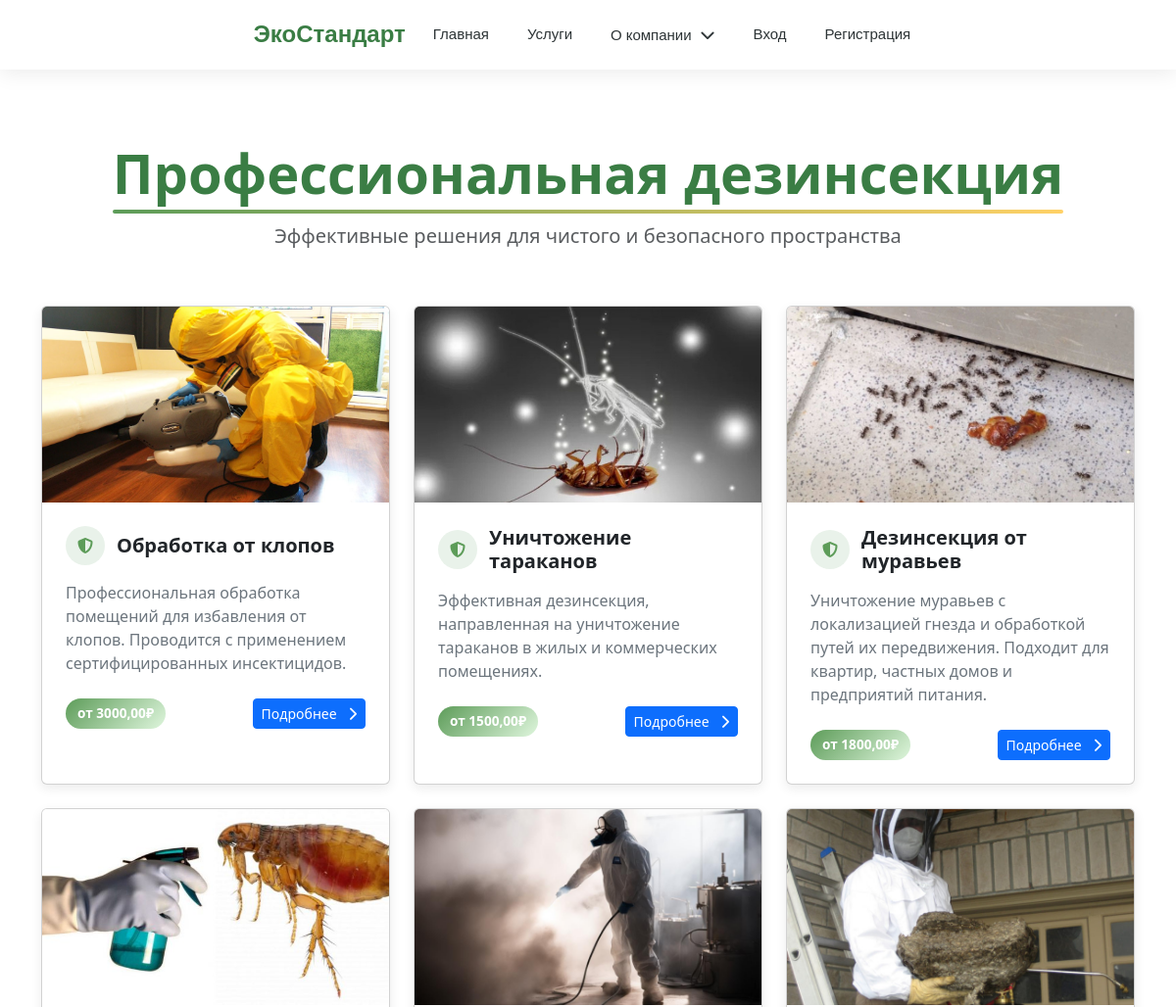
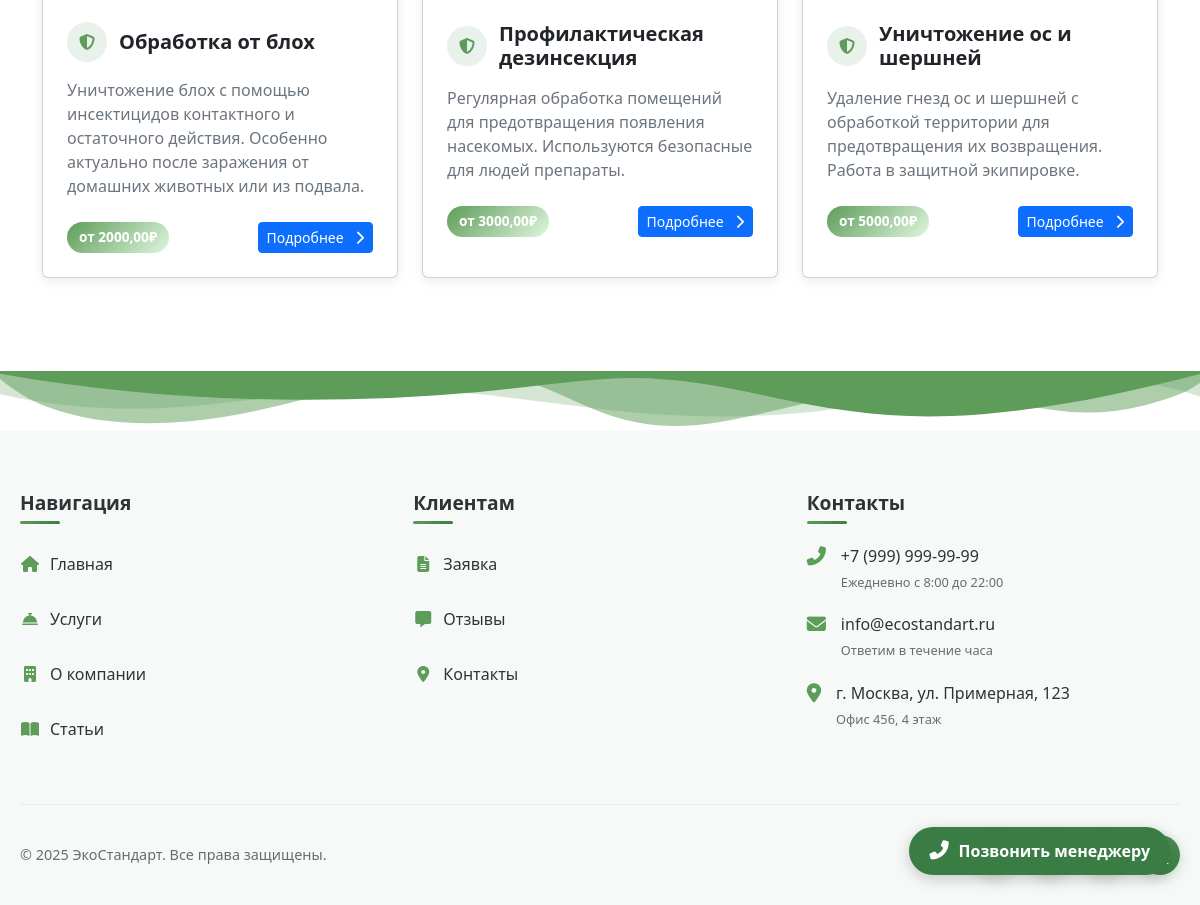
Page /accounts/services/ on the committed database (2 pictures, top to bottom).
### accounts/models.py (models this page shows, shortened)
class Service(models.Model):
    name = models.CharField(max_length=200)
    description = models.TextField()
    price_min = models.DecimalField(max_digits=10, decimal_places=2, verbose_name="Минимальная цена", default=0.00)
    price_max = models.DecimalField(max_digits=10, decimal_places=2, verbose_name="Максимальная цена", default=0.00)
    equipment_image = models.ImageField(upload_to='equipment/', blank=True, null=True)

### accounts/views.py (the view)
# urls.py: path('services/', views.services, name='services'),
def services(request):
    services = Service.objects.all()
    return render(request, 'accounts/services.html', {'services': services})

### templates/accounts/services.html (shortened to what this page needs)
{% load static %}
<!DOCTYPE html>
<html lang="ru">
<head>
    <link href="https://cdn.jsdelivr.net/npm/bootstrap@5.3.2/dist/css/bootstrap.min.css" rel="stylesheet">
    <link rel="stylesheet" href="https://cdnjs.cloudflare.com/ajax/libs/font-awesome/6.4.2/css/all.min.css">
</head>
<body>
{% include 'includes/navbar.html' %}
<main class="py-5">
    <div class="container py-4">
        <div class="row mb-5">
            <div class="col-12 text-center">
                <h1 class="display-4 fw-bold hero-title mb-3">Профессиональная дезинсекция</h1>
                <p class="fs-5 text-muted mb-2">Эффективные решения для чистого и безопасного пространства</p>
            </div>
        </div>
        <div class="row g-4">
            {% for service in services %}
            <div class="col-lg-4 col-md-6">
                <div class="card card-service h-100">
                    <div class="overflow-hidden">
                        {% if service.equipment_image %}
                        <img src="{{ service.equipment_image.url }}" class="card-img-service w-100" alt="{{ service.name }}">
                        {% else %}
                        <img src="{% static 'images/default-service.jpg' %}" class="card-img-service w-100" alt="Дезинсекция">
                        {% endif %}
                    </div>
                    <div class="card-body p-4">
                        <div class="d-flex align-items-center mb-3">
                            <div class="service-icon">
                                <i class="fas fa-shield-alt"></i>
                            </div>
                            <h3 class="h5 card-title fw-bold mb-0">{{ service.name }}</h3>
                        </div>
                        <p class="card-text text-secondary mb-4">{{ service.description }}</p>
                        <div class="d-flex justify-content-between align-items-center">
                            <span class="price-badge">
                                от {{ service.price_min }}₽
                            </span>
                            <a href="{% url 'service_detail' service.pk %}" class="btn btn-primary btn-sm">
                                Подробнее <i class="fas fa-chevron-right ms-2"></i>
                            </a>
                        </div>
                    </div>
                </div>
            </div>
            {% endfor %}
        </div>
    </div>
</main>
{% include 'includes/footer.html' %}
{% include 'includes/call_manager_button.html' %}
</body>
</html>

### templates/accounts/services.html (style rules this page uses)
:root { --primary: #2E7D32; --primary-light: #4CAF50; --accent: #FFC107; --dark: #263238; --light: #F5F5F5; --clean-white: #FFFFFF; }
body { font-family: 'Manrope', sans-serif; background-color: var(--light); color: var(--dark); }
.card-service { border: none; border-radius: 12px; overflow: hidden; background: var(--clean-white); box-shadow: 0 4px 12px rgba(0, 0, 0, 0.08); transition: all 0.3s ease; border-bottom: 4px solid transparent; }
.card-img-service { height: 200px; object-fit: cover; transition: transform 0.4s ease; }
.price-badge { background: linear-gradient(135deg, var(--primary), var(--primary-light)); color: white; border-radius: 20px; padding: 5px 12px; font-weight: 600; font-size: 0.85rem; }
.btn-primary { background-color: var(--primary); border: none; border-radius: 8px; padding: 8px 18px; font-weight: 600; transition: all 0.3s; }
.hero-title { color: var(--primary-dark); font-weight: 800; position: relative; display: inline-block; }
.hero-title:after { content: ''; position: absolute; bottom: -8px; left: 0; width: 100%; height: 4px; background: linear-gradient(90deg, var(--primary), var(--accent)); border-radius: 2px; }
.service-icon { background-color: rgba(46, 125, 50, 0.1); color: var(--primary); width: 40px; height: 40px; border-radius: 50%; display: flex; align-items: center; justify-content: center; margin-right: 12px; flex-shrink: 0; }

### templates/includes/navbar.html (style rules this page uses)
:root { --primary: #5D9C59; --primary-light: #DFF6DD; --primary-dark: #3A7D44; --primary-gradient: linear-gradient(135deg, #5D9C59 0%, #3A7D44 100%); --accent: #FFD166; --accent-gradient: linear-gradient(135deg, #FFD166 0%, #F9A825 100%); --danger: #EF476F; --danger-gradient: linear-gradient(135deg, #EF476F 0%, #D63031 100%); --dark: #2D3436; --light: #F7F9F9; --glass-bg: rgba(255, 255, 255, 0.85); --glass-border: rgba(255, 255, 255, 0.2); --shadow-sm: 0 2px 8px rgba(0, 0, 0, 0.05); --shadow-md: 0 4px 20px rgba(0, 0, 0, 0.08); --shadow-lg: 0 8px 30px rgba(0, 0, 0, 0.12); --shadow-xl: 0 15px 50px rgba(0, 0, 0, 0.15); --blur: blur(12px); }
* { box-sizing: border-box; margin: 0; padding: 0; }

### rows in the picture
Service: equipment_image (picture), name "Обработка от клопов", description "Профессиональная обработка помещений для избавления от клопов. Проводится с применением сертифицированных инсектицидов.", price_min "3000,00"
Service: equipment_image (picture), name "Уничтожение тараканов", description "Эффективная дезинсекция, направленная на уничтожение тараканов в жилых и коммерческих помещениях.", price_min "1500,00"
Service: equipment_image (picture), name "Дезинсекция от муравьев", description "Уничтожение муравьев с локализацией гнезда и обработкой путей их передвижения. Подходит для квартир, частных домов и предприятий питания.", price_min "1800,00"
Service: equipment_image (picture), name "Обработка от блох", description "Уничтожение блох с помощью инсектицидов контактного и остаточного действия. Особенно актуально после заражения от домашних животных или из подвала.", price_min "2000,00"
Service: equipment_image (picture), name "Профилактическая дезинсекция", description "Регулярная обработка помещений для предотвращения появления насекомых. Используются безопасные для людей препараты.", price_min "3000,00"
Service: equipment_image (picture), name "Уничтожение ос и шершней", description "Удаление гнезд ос и шершней с обработкой территории для предотвращения их возвращения. Работа в защитной экипировке.", price_min "5000,00"
